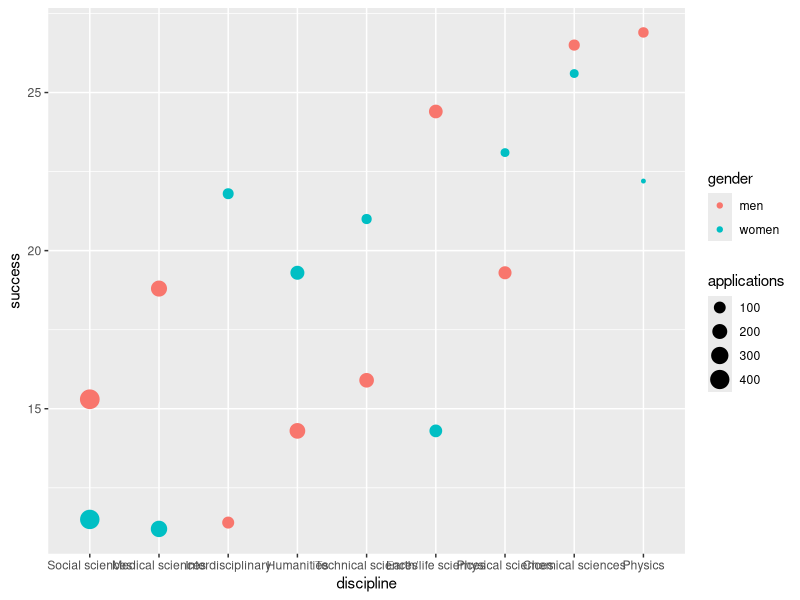

Generate this figure with R: (Note: this script raises an error after producing the figure.)
rm(list=ls())

library(tidyverse)

library(dslabs)
data("research_funding_rates")
research_funding_rates

award <-research_funding_rates %>%
  summarize(awarded_men = sum(awards_men),non_awarded_men=sum(awards_total)-sum(awards_men),
            awarded_women =sum(awards_women), non_awarded_women =sum(awards_total)-sum(awards_women))

men <- sum(research_funding_rates$awards_men)
women <- sum(research_funding_rates$awards_women)
total <-sum(research_funding_rates$awards_total)

no_men <- sum(research_funding_rates$applications_men)-men
no_women <- sum(research_funding_rates$applications_women)-women

cross <-tibble(men =c(men, no_men), women =c(women, no_women))
rownames(cross) <- c("awarded","not_awarded")

two_by_two <- research_funding_rates %>% 
  select(-discipline) %>% 
  summarize_all(funs(sum)) %>%
  summarize(yes_men = awards_men, 
            no_men = applications_men - awards_men, 
            yes_women = awards_women, 
            no_women = applications_women - awards_women) %>%
  gather %>%
  separate(key, c("awarded", "gender")) %>%
  spread(gender, value)
two_by_two

dat <- research_funding_rates %>% 
  mutate(discipline = reorder(discipline, success_rates_total)) %>%
  rename(success_total = success_rates_total,
         success_men = success_rates_men,
         success_women = success_rates_women) %>%
  gather(key, value, -discipline) %>%
  separate(key, c("type", "gender")) %>%
  spread(type, value) %>%
  filter(gender != "total")
dat


two_by_two %>% 
  mutate(men = round(men/sum(men)*100, 1), women = round(women/sum(women)*100, 1)) %>%
  filter(awarded == "yes") %>%
  pull(men)

library(broom)
chisq.test <- two_by_two %>% select(-awarded) %>% chisq.test()%>%tidy()

dat <- research_funding_rates %>% 
  mutate(discipline = reorder(discipline, success_rates_total)) %>%
  rename(success_total = success_rates_total,
         success_men = success_rates_men,
         success_women = success_rates_women) %>%
  gather(key, value, -discipline) %>%
  separate(key, c("type", "gender")) %>%
  spread(type, value) %>%
  filter(gender != "total")
dat

dat %>% ggplot(aes(discipline, success,  col = gender, size = applications)) + 
  geom_point()

dat %>% filter(gender=="women")%>%

dat %>% gather(gender, value = success)

                                   
